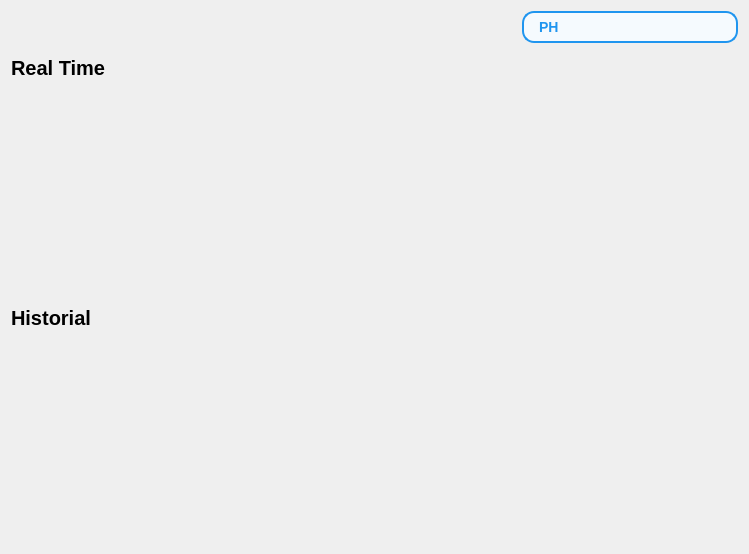
         <widget class="QWidget" name="historial_page">
          <layout class="QGridLayout" name="gridLayout_3">
           <item row="0" column="0">
            <layout class="QGridLayout" name="gridLayout">
             <property name="spacing">
              <number>0</number>
             </property>
             <item row="0" column="1">
              <widget class="QComboBox" name="comboBox">
               <property name="cursor">
                <cursorShape>PointingHandCursor</cursorShape>
               </property>
               <property name="styleSheet">
                <string notr="true">QComboBox {
    background-color: #F5FAFE;  /* Fondo blanco suave */
    color: #1F95EF;  /* Texto en azul */
    font-weight: bold;  /* Negrita en el texto */
    border: 2px solid #1F95EF;  /* Borde azul suave en todos los lados */
    border-radius: 12px;  /* Bordes redondeados */
    padding: 5px 15px;  /* Espaciado interno (top-bottom, left-right) */
    font-size: 14px;  /* Tamaño de fuente */
    transition: all 0.3s ease;  /* Transición suave para los efectos */
    min-width: 150px;  /* Ancho mínimo del combobox */

}

QComboBox:hover {
    border: 2px solid #007acc;  /* Borde más oscuro cuando se pasa el mouse */
    background-color: #e6f0ff;  /* Fondo azul claro al pasar el mouse */
}

QComboBox::drop-down {
    border: none;  /* Eliminar el borde del dropdown */
    background-color: transparent;  /* Fondo transparente */
    width: 30px;  /* Ajusta el tamaño del área de la flecha */
    height: 100%;  /* Ajusta para que ocupe el espacio correcto */
    border-radius: 0px;  /* Asegúrate de que no tenga bordes redondeados */
}

QComboBox::down-arrow {
    width: 16px;
    height: 16px;
    background: transparent;
}

QComboBox QAbstractItemView {
    border-radius: 12px;  /* Bordes redondeados para la lista de opciones */
    background-color: #F5FAFE;  /* Fondo de las opciones */
    border: 2px solid #1F95EF;  /* Borde azul suave alrededor de las opciones */
    selection-background-color: #1F95EF;  /* Color de fondo de la opción seleccionada */
    selection-color: white;  /* Color del texto de la opción seleccionada */
    padding: 5px 0;  /* Espaciado entre las opciones */
}

QComboBox::item {
    padding: 8px 12px;  /* Espaciado entre las opciones */
    font-size: 14px;  /* Tamaño de fuente para las opciones */
}

QComboBox:editable {
    background-color: #e6f0ff;  /* Fondo más claro cuando el combobox es editable */
}
</string>
               </property>
               <item>
                <property name="text">
                 <string>PH</string>
                </property>
               </item>
               <item>
                <property name="text">
                 <string>CE</string>
                </property>
               </item>
               <item>
                <property name="text">
                 <string>Temperatura</string>
                </property>
               </item>
              </widget>
             </item>
             <item row="0" column="0">
              <spacer name="horizontalSpacer_2">
               <property name="orientation">
                <enum>Qt::Orientation::Horizontal</enum>
               </property>
               <property name="sizeHint" stdset="0">
                <size>
                 <width>498</width>
                 <height>20</height>
                </size>
               </property>
              </spacer>
             </item>
             <item row="2" column="0" colspan="2">
              <layout class="QVBoxLayout" name="verticalLayout_7">
               <item>
                <widget class="QLabel" name="label_11">
                 <property name="minimumSize">
                  <size>
                   <width>0</width>
                   <height>50</height>
                  </size>
                 </property>
                 <property name="maximumSize">
                  <size>
                   <width>16777215</width>
                   <height>50</height>
                  </size>
                 </property>
                 <property name="font">
                  <font>
                   <pointsize>15</pointsize>
                   <bold>true</bold>
                  </font>
                 </property>
                 <property name="text">
                  <string>Historial</string>
                 </property>
                </widget>
               </item>
               <item>
                <widget class="QWidget" name="history" native="true">
                 <property name="minimumSize">
                  <size>
                   <width>727</width>
                   <height>200</height>
                  </size>
                 </property>
                </widget>
               </item>
              </layout>
             </item>
             <item row="1" column="0" colspan="2">
              <layout class="QVBoxLayout" name="verticalLayout_6">
               <item>
                <widget class="QLabel" name="label_12">
                 <property name="minimumSize">
                  <size>
                   <width>0</width>
                   <height>50</height>
                  </size>
                 </property>
                 <property name="maximumSize">
                  <size>
                   <width>16777215</width>
                   <height>50</height>
                  </size>
                 </property>
                 <property name="font">
                  <font>
                   <pointsize>15</pointsize>
                   <bold>true</bold>
                  </font>
                 </property>
                 <property name="text">
                  <string>Real Time</string>
                 </property>
                </widget>
               </item>
               <item>
                <widget class="QWidget" name="realTime" native="true">
                 <property name="minimumSize">
                  <size>
                   <width>727</width>
                   <height>200</height>
                  </size>
                 </property>
                </widget>
               </item>
              </layout>
             </item>
            </layout>
           </item>
          </layout>
         </widget>
